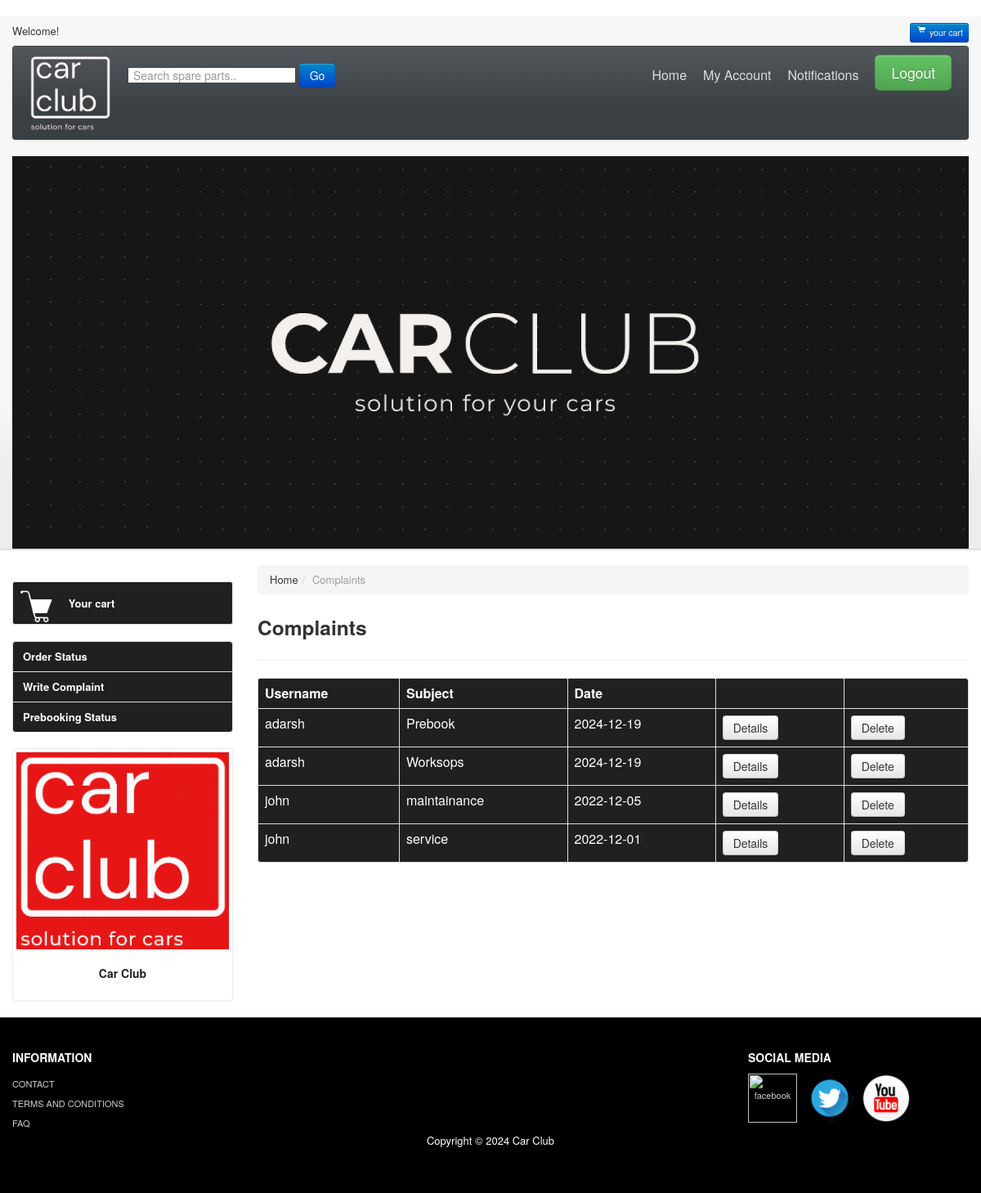
The page /viewComplaints/ (signed in) on the database its author committed.
### User/models.py (models this page shows)
class complaint_tb(models.Model):
    user_id = models.ForeignKey(user_tb, on_delete=models.CASCADE)
    subject = models.CharField(max_length=100)
    complaint = models.CharField(max_length=500)
    date = models.CharField(max_length=20)

class user_tb(models.Model):
    path = models.FileField(max_length=50)
    name = models.CharField(max_length=20)
    gender = models.CharField(max_length=20)
    address = models.CharField(max_length=20)
    dob = models.CharField(max_length=20)
    district_id = models.ForeignKey('Admin.district_tb', on_delete=models.CASCADE, default='1')
    place = models.CharField(max_length=20)
    phone = models.CharField(max_length=20, default='phone')
    email = models.CharField(max_length=20, default='email')
    username = models.CharField(max_length=20)
    password = models.CharField(max_length=20)

### Admin/views.py (the view)
# urls.py: url(r'^viewComplaints/',admin_view.viewComplaints,name='viewComplaints'),
@login_required
def viewComplaints(request):
    complaints=complaint_tb.objects.all().order_by('-id')
    if(complaints.count()>0):
        return render(request,'view_complaints.html',{'data':complaints})
    else:
        return render(request,'view_complaints.html',{'msg':'No Complaints'})

### Admin/context_processors.py (called while the page is built)
def get_part(parts):
    splist=[]
    for s in parts:
        spdic=s.__dict__
        spdic['brand_id']=s.brand_id
        spdic['vehicle_id']=s.vehicle_id
        spdic['shop_id']=s.shop_id
        spdic['category_id']=s.category_id
        spdic['part_obj']=s
        pmodels=part_model_tb.objects.filter(part_id=s.id).values('model_id__model_name')
        plist=[]
        for p in pmodels:
            plist.append(p['model_id__model_name'])
        st=','
        mod=st.join(plist)
        spdic['models']=mod
        splist.append(spdic)
    return splist

### template/view_complaints.html (shortened to what this page needs)
{% extends 'base.html' %}
{% load static %}
{% block content %}
	<div class="span9">
    <ul class="breadcrumb">
		<li>Home<span class="divider">/</span></li>
		<li class="active">Complaints</li>
    </ul>
	<h3> Complaints </h3>
	<hr class="soft"/>
	{% if msg %}
		<label>{{msg}}</label>
	{% else %}
	<table class="table table-bordered" style="background:#202020;color:white">
                <tr>
                  <th>Username</th>
		  <th>Subject</th>
		  <th>Date</th>
                  <th></th>
		  <th></th>
		</tr>
		{% for v in data %}
                <tr>
                  <td>{{v.user_id.username}}</td>
		  <td>{{v.subject}}</td>
                  <td>{{v.date}}</td>
		  <td><a class="btn" href="{% url 'complaintDetails' v.id %}">Details</a></td>
		  <td><a class="btn" href="{% url 'deleteComplaint' v.id %}">Delete</a></td>
                </tr>
		{% endfor %}
            </table>
	{% endif %}
	<br/>
</div>
{% endblock %}

### rows shown on the page
complaint_tb: user_id.username "adarsh", subject "Prebook", date "2024-12-19"
complaint_tb: user_id.username "adarsh", subject "Worksops", date "2024-12-19"
complaint_tb: user_id.username "john", subject "maintainance", date "2022-12-05"
complaint_tb: user_id.username "john", subject "service", date "2022-12-01"
